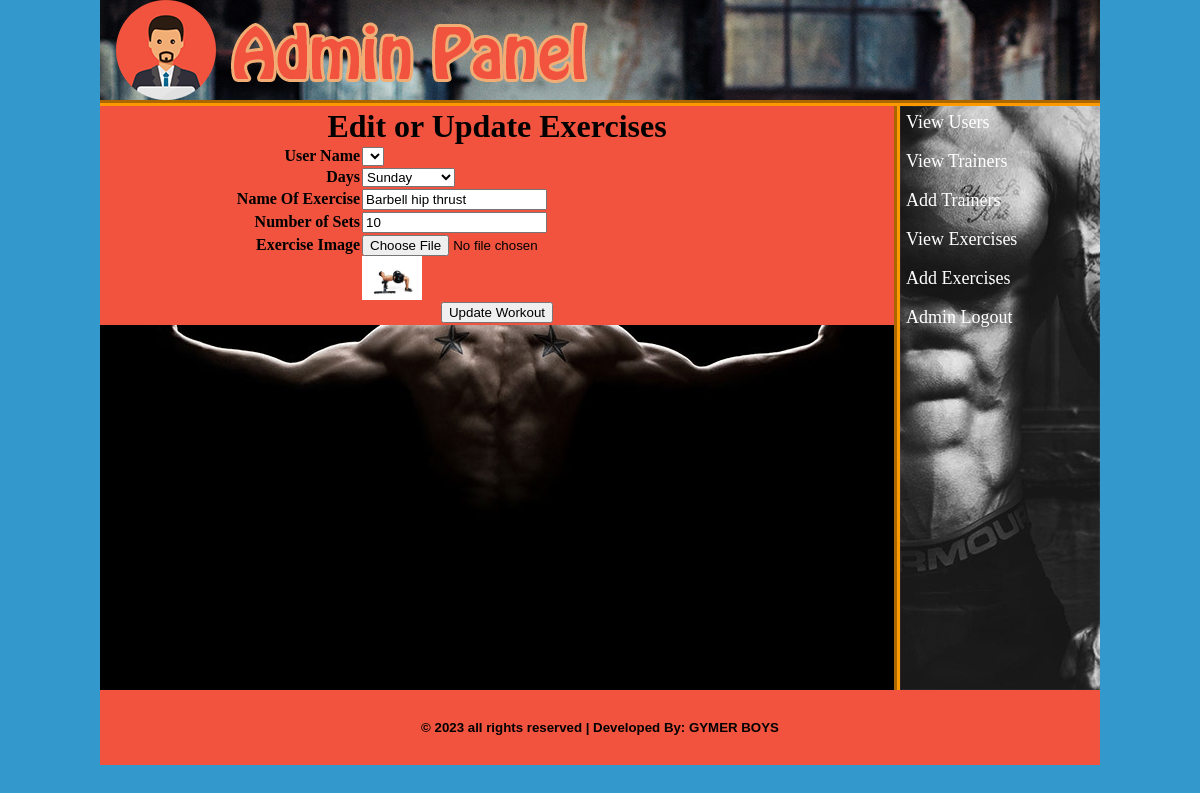
The page /admin/index.php?edit_exercise=20 (signed in) on the database its author committed.
### tables this page shows
CREATE TABLE `days` (
  `day_id` int(10) NOT NULL,
  `day_name` varchar(20) NOT NULL
);

CREATE TABLE `exercises` (
  `exer_id` int(10) NOT NULL,
  `exer_name` varchar(20) NOT NULL,
  `sets` varchar(10) NOT NULL,
  `day_id` int(10) NOT NULL,
  `exer_img` text NOT NULL,
  `user_id` int(10) NOT NULL
);

### admin/edit_exercises.php (the view, shortened to what this page needs)
<?php
include ("includes/db.php");
if (isset($_GET['edit_exercise'])) {
	$edit_exer_id=$_GET['edit_exercise'];
	$sel_exer="SELECT * FROM exercises WHERE exer_id='$edit_exer_id'";
	$run_exer=mysqli_query($con, $sel_exer);
	$row_exer=mysqli_fetch_array($run_exer);
	$exer_name=$row_exer['exer_name'];
	$sets=$row_exer['sets'];
	$day_id=$row_exer['day_id'];
	$exer_img=$row_exer['exer_img'];
	$user_id=$row_exer['user_id'];
}
$sel_day="SELECT * FROM Days WHERE day_id='$day_id'";
$run_day=mysqli_query($con, $sel_day);
$row_days=mysqli_fetch_array($run_day);
$day_edit_name=$row_days['day_name'];
$sel_user="SELECT * FROM users WHERE user_id='$user_id'";
$run_user=mysqli_query($con, $sel_user);
$row_users=mysqli_fetch_array($run_user);
$user_edit_name=$row_users['user_name'];
?>
<html>
<head>
</head>
<body bgcolor="#999999">
	<form method="post" action="" enctype="multipart/form-data">
		<table width="794px" align="center" border="1" bgcolor="#f1533e">
			<tr>
				<td colspan="2" align="center"><h1>Edit or Update Exercises</h1></td>
			</tr>
			<tr>
				<td align="right"><b>User Name</b></td>
				<td>
					<select name="user">
						<option value="<?php echo $user_id; ?>"><?php echo $user_edit_name; ?></option>
					</select>
				</td>
			</tr>
			<tr>
				<td align="right"><b>Days</b></td>
				<td>
					<select name="day">
						<option value="<?php echo $day_id; ?>"><?php echo $day_edit_name; ?></option>
					</select>
				</td>
			</tr>
			<tr>
				<td align="right"><b>Name Of Exercise</b></td>
				<td><input type="text" name="exercise" value="<?php echo $exer_name; ?>"></td>
			</tr>
			<tr>
				<td align="right"><b>Number of Sets</b></td>
				<td><input type="text" name="sets" value="<?php echo $sets; ?>"></td>
			</tr>
			<tr>
				<td align="right"><b>Exercise Image</b></td>
				<td><input type="file" name="exer_img"><br><img src="exercise_images/<?php echo $exer_img; ?>" width="60" height="44"></td>
			</tr>
			<tr>
				<td colspan="2" align="center"><input type="submit" name="update_workout" value="Update Workout"></td>
			</tr>
		</table>
	</form>
</body>
</html>

### admin/styles/style.css (style rules this page uses)
html, body, div, span, applet, object, iframe, h1, h2, h3, h4, h5, h6, p, blockquote, pre, a, abbr, acronym, address, big, cite, code, del, dfn, em, img, ins, kbd, q, s, samp, small, strike, strong, sub, sup, tt, var, b, u, i, center, dl, dt, dd, ol, ul, li, fieldset, form, label, legend, table, caption, tbody, tfoot, thead, tr, th, td, article, aside, canvas, details, embed, figure, figcaption, footer, header, hgroup, menu, nav, output, ruby, section, summary, time, mark, audio, video { margin: 0; padding: 0; border: 0; vertical-align: baseline; }
body { background-color: #39C; background-repeat: no-repeat; }

### rows shown on the page
days: day "Sunday"
exercises: exercise "Barbell hip thrust", sets "10", exer_img (picture)
